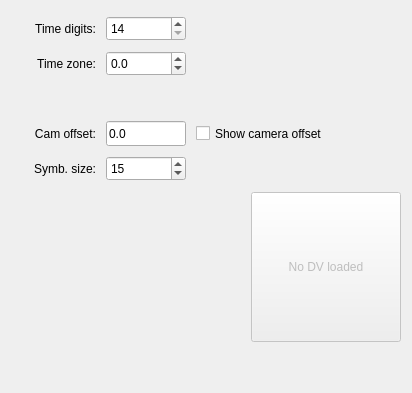
      <widget class="QWidget" name="tab_2">
       <attribute name="title">
        <string>Video</string>
       </attribute>
       <layout class="QVBoxLayout" name="verticalLayout_7">
        <item>
         <layout class="QGridLayout" name="gridLayout_3">
          <property name="leftMargin">
           <number>5</number>
          </property>
          <property name="topMargin">
           <number>5</number>
          </property>
          <property name="rightMargin">
           <number>5</number>
          </property>
          <property name="bottomMargin">
           <number>5</number>
          </property>
          <property name="spacing">
           <number>10</number>
          </property>
          <item row="3" column="0">
           <widget class="QLabel" name="l11">
            <property name="enabled">
             <bool>true</bool>
            </property>
            <property name="minimumSize">
             <size>
              <width>80</width>
              <height>25</height>
             </size>
            </property>
            <property name="maximumSize">
             <size>
              <width>80</width>
              <height>25</height>
             </size>
            </property>
            <property name="text">
             <string>Cam offset:</string>
            </property>
            <property name="alignment">
             <set>Qt::AlignmentFlag::AlignRight|Qt::AlignmentFlag::AlignTrailing|Qt::AlignmentFlag::AlignVCenter</set>
            </property>
           </widget>
          </item>
          <item row="1" column="0">
           <widget class="QLabel" name="l15">
            <property name="minimumSize">
             <size>
              <width>80</width>
              <height>25</height>
             </size>
            </property>
            <property name="maximumSize">
             <size>
              <width>80</width>
              <height>25</height>
             </size>
            </property>
            <property name="text">
             <string>Time zone:</string>
            </property>
            <property name="alignment">
             <set>Qt::AlignmentFlag::AlignRight|Qt::AlignmentFlag::AlignTrailing|Qt::AlignmentFlag::AlignVCenter</set>
            </property>
           </widget>
          </item>
          <item row="0" column="1">
           <widget class="QSpinBox" name="spb_Convention">
            <property name="minimumSize">
             <size>
              <width>80</width>
              <height>25</height>
             </size>
            </property>
            <property name="maximumSize">
             <size>
              <width>80</width>
              <height>25</height>
             </size>
            </property>
            <property name="minimum">
             <number>14</number>
            </property>
            <property name="maximum">
             <number>20</number>
            </property>
           </widget>
          </item>
          <item row="2" column="0">
           <widget class="QLabel" name="l16">
            <property name="minimumSize">
             <size>
              <width>80</width>
              <height>25</height>
             </size>
            </property>
            <property name="maximumSize">
             <size>
              <width>80</width>
              <height>25</height>
             </size>
            </property>
            <property name="text">
             <string/>
            </property>
           </widget>
          </item>
          <item row="3" column="2">
           <widget class="QCheckBox" name="ch_ShowCamOffset">
            <property name="minimumSize">
             <size>
              <width>200</width>
              <height>25</height>
             </size>
            </property>
            <property name="maximumSize">
             <size>
              <width>200</width>
              <height>25</height>
             </size>
            </property>
            <property name="text">
             <string>Show camera offset</string>
            </property>
           </widget>
          </item>
          <item row="1" column="1">
           <widget class="QDoubleSpinBox" name="spb_Timezone">
            <property name="minimumSize">
             <size>
              <width>80</width>
              <height>25</height>
             </size>
            </property>
            <property name="maximumSize">
             <size>
              <width>80</width>
              <height>25</height>
             </size>
            </property>
            <property name="decimals">
             <number>1</number>
            </property>
            <property name="minimum">
             <double>-12.000000000000000</double>
            </property>
            <property name="maximum">
             <double>12.000000000000000</double>
            </property>
            <property name="singleStep">
             <double>0.500000000000000</double>
            </property>
           </widget>
          </item>
          <item row="0" column="2">
           <spacer name="horizontalSpacer_6">
            <property name="orientation">
             <enum>Qt::Orientation::Horizontal</enum>
            </property>
            <property name="sizeHint" stdset="0">
             <size>
              <width>40</width>
              <height>20</height>
             </size>
            </property>
           </spacer>
          </item>
          <item row="0" column="0">
           <widget class="QLabel" name="label_2">
            <property name="minimumSize">
             <size>
              <width>80</width>
              <height>25</height>
             </size>
            </property>
            <property name="maximumSize">
             <size>
              <width>80</width>
              <height>25</height>
             </size>
            </property>
            <property name="text">
             <string>Time digits:</string>
            </property>
            <property name="alignment">
             <set>Qt::AlignmentFlag::AlignRight|Qt::AlignmentFlag::AlignTrailing|Qt::AlignmentFlag::AlignVCenter</set>
            </property>
           </widget>
          </item>
          <item row="3" column="1">
           <widget class="QLineEdit" name="t_CamOffset">
            <property name="enabled">
             <bool>true</bool>
            </property>
            <property name="minimumSize">
             <size>
              <width>80</width>
              <height>25</height>
             </size>
            </property>
            <property name="maximumSize">
             <size>
              <width>80</width>
              <height>25</height>
             </size>
            </property>
            <property name="text">
             <string>0.0</string>
            </property>
           </widget>
          </item>
          <item row="4" column="0">
           <widget class="QLabel" name="l17">
            <property name="minimumSize">
             <size>
              <width>80</width>
              <height>25</height>
             </size>
            </property>
            <property name="maximumSize">
             <size>
              <width>80</width>
              <height>25</height>
             </size>
            </property>
            <property name="text">
             <string>Symb. size:</string>
            </property>
            <property name="alignment">
             <set>Qt::AlignmentFlag::AlignRight|Qt::AlignmentFlag::AlignTrailing|Qt::AlignmentFlag::AlignVCenter</set>
            </property>
           </widget>
          </item>
          <item row="4" column="1">
           <widget class="QSpinBox" name="spb_CamSize">
            <property name="minimumSize">
             <size>
              <width>80</width>
              <height>25</height>
             </size>
            </property>
            <property name="maximumSize">
             <size>
              <width>80</width>
              <height>25</height>
             </size>
            </property>
            <property name="minimum">
             <number>4</number>
            </property>
            <property name="maximum">
             <number>50</number>
            </property>
            <property name="value">
             <number>15</number>
            </property>
           </widget>
          </item>
         </layout>
        </item>
        <item>
         <layout class="QHBoxLayout" name="horizontalLayout_3">
          <item>
           <spacer name="horizontalSpacer_5">
            <property name="orientation">
             <enum>Qt::Orientation::Horizontal</enum>
            </property>
            <property name="sizeHint" stdset="0">
             <size>
              <width>40</width>
              <height>20</height>
             </size>
            </property>
           </spacer>
          </item>
          <item>
           <widget class="QPushButton" name="b_Pause">
            <property name="enabled">
             <bool>false</bool>
            </property>
            <property name="sizePolicy">
             <sizepolicy hsizetype="Preferred" vsizetype="Preferred">
              <horstretch>0</horstretch>
              <verstretch>0</verstretch>
             </sizepolicy>
            </property>
            <property name="minimumSize">
             <size>
              <width>150</width>
              <height>150</height>
             </size>
            </property>
            <property name="maximumSize">
             <size>
              <width>150</width>
              <height>150</height>
             </size>
            </property>
            <property name="text">
             <string>No DV loaded</string>
            </property>
           </widget>
          </item>
         </layout>
        </item>
        <item>
         <spacer name="verticalSpacer_3">
          <property name="orientation">
           <enum>Qt::Orientation::Vertical</enum>
          </property>
          <property name="sizeHint" stdset="0">
           <size>
            <width>20</width>
            <height>40</height>
           </size>
          </property>
         </spacer>
        </item>
       </layout>
      </widget>
